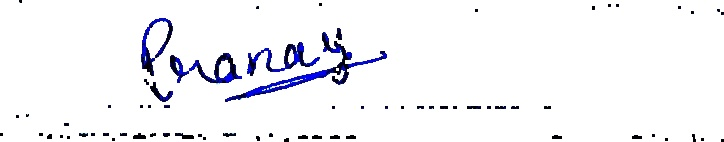
#> input picture media/output_signext/2/page1_(154, 552, 750, 150).jpg, 724 x 142 px
$ python signature_filter.py
#> lines starting #> are read from the running program, lines starting #| are printed output that depends on the picture; after the words box and inside, x2 and y2 are one past the last pixel; in counts of white or black regions, pixels touching at a corner belong together
#> in main, image is the input picture: shape (142, 724, 3); mean B, G, R 246.9, 243.5, 243.3
import numpy as np
import glob
import cv2
def extract_sign(image):
    image1=image.copy()
     #sign4 sign_check_blue_hsv.
    #_,image = cv2.threshold(image,105,200,cv2.THRESH_BINARY)
    result = image.copy()
    image = cv2.cvtColor(image, cv2.COLOR_BGR2HSV)
#> image: shape (142, 724, 3); mean H, S, V 16.9, 10.6, 247
    lower = np.array([90, 38, 0]) #BLUE
    upper = np.array([145, 255, 255])
    mask = cv2.inRange(image, lower, upper)
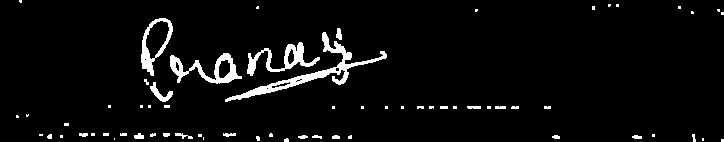
#> mask: shape (142, 724); 4.5% white; 65 white regions (41 under 20 px), largest, box (x1, y1, x2, y2) and area: (225, 32, 387, 102) 1390, (170, 53, 242, 84) 783, (247, 42, 320, 76) 730

    kernel = cv2.getStructuringElement(cv2.MORPH_RECT, (3,3))
    opening = cv2.morphologyEx(mask, cv2.MORPH_OPEN, kernel, iterations=2)
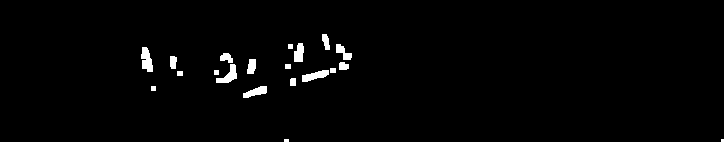
#> opening: shape (142, 724); 1.7% white; 20 white regions (2 under 20 px), largest, box (x1, y1, x2, y2) and area: (141, 47, 153, 72) 210, (216, 64, 237, 83) 192, (302, 70, 329, 82) 186
    close = cv2.morphologyEx(opening, cv2.MORPH_CLOSE, kernel, iterations=2)
#> close: shape (142, 724); 1.7% white; 14 white regions (2 under 20 px)

    cnts = cv2.findContours(close, cv2.RETR_EXTERNAL, cv2.CHAIN_APPROX_SIMPLE)
#> cnts = 14 contours, 3 with area under 20; largest, box (x1, y1, x2, y2) and area: (302, 44, 352, 82) 364, (214, 53, 237, 83) 264, (141, 47, 153, 72) 182, (288, 43, 304, 62) 166, (243, 86, 267, 98) 137
    cnts = cnts[0] if len(cnts) == 2 else cnts[1]

    boxes = []
    for c in cnts:
        (x, y, w, h) = cv2.boundingRect(c)
        boxes.append([x,y, x+w,y+h])
#> this loop made 14 passes
#> (x, y, w, h) on passes 3, 5, 8, 9, 10, 11, 12, 13, 14: (243, 86, 24, 12), (290, 78, 6, 8), (247, 59, 9, 15), (170, 56, 7, 13), (214, 53, 23, 30), (141, 47, 12, 25), (302, 44, 50, 38), (288, 43, 16, 19), (322, 34, 8, 16)
#> (c, x, y, w, h) on passes 1, 2, 4, 6, 7: ([[721, 139], [721, 141], [723, 141], [723, 139]], 721, 139, 3, 3), ([[284, 139], [284, 141], [288, 141], [288, 139]], 284, 139, 5, 3), ([[151, 86], [151, 90], [155, 90], [155, 86]], 151, 86, 5, 5), ([[177, 71], [177, 75], [182, 75], [182, 71]], 177, 71, 6, 5), ([[285, 64], [285, 68], [290, 68], [290, 64]], 285, 64, 6, 5)
#> after the loop, boxes = 14 items, first 6: [721, 139, 724, 142], [284, 139, 289, 142], [243, 86, 267, 98], [151, 86, 156, 91], [290, 78, 296, 86], [177, 71, 183, 76]

    boxes = np.asarray(boxes)
#> boxes = 14 rows, first 6: [721, 139, 724, 142], [284, 139, 289, 142], [243, 86, 267, 98], [151, 86, 156, 91], [290, 78, 296, 86], [177, 71, 183, 76]
    left = np.min(boxes[:,0])
#> left = 141
    top = np.min(boxes[:,1])
#> top = 34
    right = np.max(boxes[:,2])
#> right = 724
    bottom = np.max(boxes[:,3])
#> bottom = 142

    result[close==0] = (255,255,255)
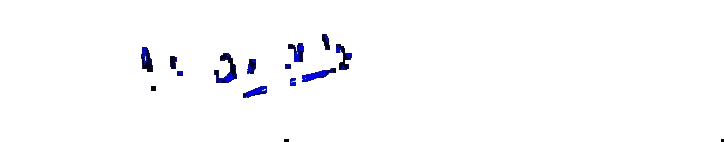
#> result: shape (142, 724, 3); 16.95% of pixels changed, all inside (x1, y1, x2, y2) = (0, 0, 724, 142)
    ROI = result[top:bottom, left:right].copy()
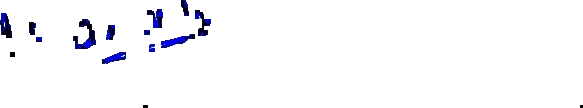
#> ROI: shape (108, 583, 3); mean B, G, R 250.9, 248.2, 248.2
    cv2.rectangle(result, (left,top), (right,bottom), (36, 255, 12), 2)
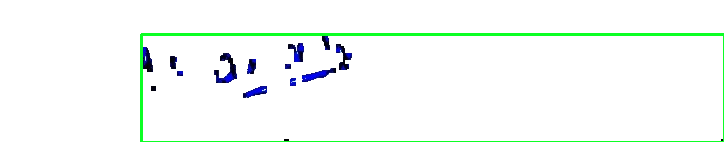
#> result: shape (142, 724, 3); 2.68% of pixels changed, all inside (x1, y1, x2, y2) = (140, 33, 724, 142)
    # [5 lines of commented-out code are left out]
    return ROI
def main(pg):
     for x in glob.glob(r'../media/output_signext/{}/*.jpg'.format(pg), recursive=True):
          image = cv2.imread(x)
          result = extract_sign(image)
          cv2.imwrite(r'{}'.format(x),result)
#> pass 2 of the loop in main, `for x in glob.glob(r'../media/output_signext/{}/*.jpg'.format(pg), rec..`:
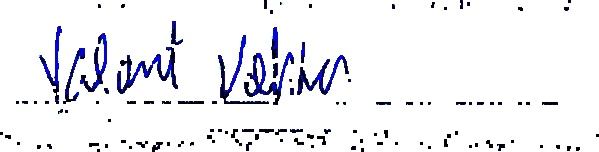
#> input picture media/output_signext/2/page1_(930, 558, 627, 157).jpg, 599 x 152 px
#> in main, image is the input picture: shape (152, 599, 3); mean B, G, R 242.3, 237.8, 237.7
#> image: shape (152, 599, 3); mean H, S, V 27.2, 15.5, 242.5
#> in extract_sign (call 2), `mask = cv2.inRange(image, lower, upper)`:
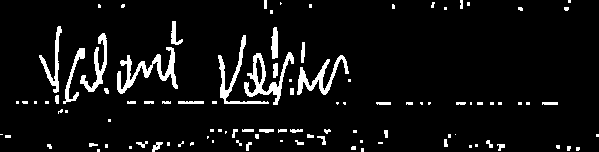
#> mask: shape (152, 599); 6.6% white; 103 white regions (62 under 20 px), largest, box (x1, y1, x2, y2) and area: (117, 47, 178, 94) 837, (244, 52, 294, 105) 749, (297, 55, 349, 95) 608
#> opening: shape (152, 599); 1.3% white; 21 white regions, largest, box (x1, y1, x2, y2) and area: (272, 31, 278, 58) 157, (167, 55, 175, 74) 112, (298, 71, 306, 89) 108
#> close: shape (152, 599); 1.3% white; 19 white regions
#> cnts = 19 contours, 3 with area under 20; largest, box (x1, y1, x2, y2) and area: (272, 31, 278, 58) 126, (167, 55, 175, 74) 88, (269, 83, 281, 95) 86, (298, 71, 306, 89) 85, (220, 87, 229, 98) 66
#> the loop in extract_sign (call 2), `for c in cnts:` made 19 passes
#> (c, x, y, w, h) on passes 2, 4, 8, 9, 10, 13, 14: ([[256, 84], [256, 92], [261, 92], [261, 84]], 256, 84, 6, 9), ([[52, 81], [52, 85], [58, 85], [58, 81]], 52, 81, 7, 5), ([[144, 71], [144, 76], [148, 76], [148, 71]], 144, 71, 5, 6), ([[97, 71], [97, 83], [101, 83], [101, 71]], 97, 71, 5, 13), ([[273, 64], [273, 75], [277, 75], [277, 64]], 273, 64, 5, 12), ([[287, 54], [287, 58], [291, 58], [291, 54]], 287, 54, 5, 5), ([[256, 53], [256, 57], [260, 57], [260, 53]], 256, 53, 5, 5)
#> after the loop in extract_sign (call 2), `for c in cnts:`: boxes = 19 items, first 6: [220, 87, 229, 98], [256, 84, 262, 93], [269, 83, 281, 95], [52, 81, 59, 86], [125, 80, 133, 88], [317, 72, 324, 80]
#> in extract_sign (call 2), `boxes = np.asarray(boxes)`: boxes = 19 rows, first 6: [220, 87, 229, 98], [256, 84, 262, 93], [269, 83, 281, 95], [52, 81, 59, 86], [125, 80, 133, 88], [317, 72, 324, 80]
#> left = 52
#> top = 31
#> right = 324
#> bottom = 98
#> ROI: shape (67, 272, 3)
#> in extract_sign (call 2), `cv2.rectangle(result, (left,top), (right,bottom), (36, 255, 12), 2)`:
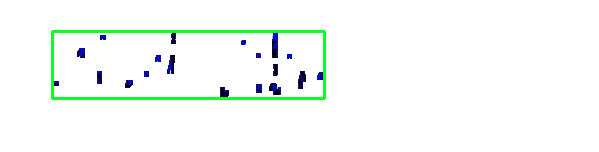
#> result: shape (152, 599, 3); mean B, G, R 248.3, 251.9, 246.5
     #image = cv2.imread(r"./media/output_signext/{}/page1.jpg".format(pg))
     #result = extract_sign(image)
     #cv2.imwrite(r"./media/output_signext/{}/page1.jpg".format(pg))
if __name__=='__main__':
     main(2)
